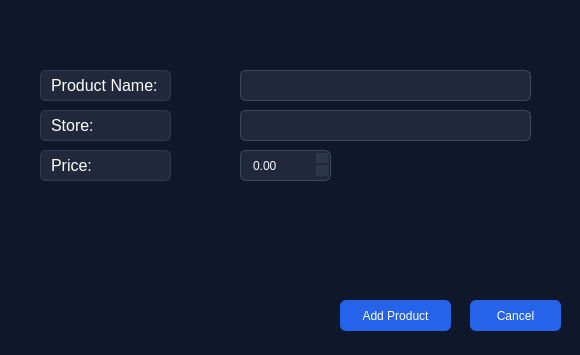
<?xml version="1.0" encoding="UTF-8"?>
<ui version="4.0">
 <class>Dialog</class>
 <widget class="QDialog" name="Dialog">
  <property name="geometry">
   <rect>
    <x>0</x>
    <y>0</y>
    <width>580</width>
    <height>355</height>
   </rect>
  </property>
  <property name="mouseTracking">
   <bool>false</bool>
  </property>
  <property name="windowTitle">
   <string>Dialog</string>
  </property>
  <property name="autoFillBackground">
   <bool>false</bool>
  </property>
  <property name="styleSheet">
   <string notr="true">QDialog {
    background-color: #0f172a;
   } 

QLabel {
    background-color: rgba(71, 85, 105, 0.3);
    border: 1px solid rgba(148, 163, 184, 0.2);
    border-radius: 6px;
    padding: 6px;
    color: white;
}

QPushButton {
    background-color: #2563eb;
    color: white;
    border: none;
    border-radius: 6px;
    padding: 8px 16px;
}

QPushButton:hover {
    background-color: #3b82f6;
}

QLineEdit {
    background-color: rgba(71, 85, 105, 0.3);
    border: 1px solid rgba(148, 163, 184, 0.3);
    border-radius: 6px;
    padding: 6px 10px;
    color: #f8fafc;
    selection-background-color: #2563eb;
}

QLineEdit:focus {
    border: 1px solid #3b82f6;
    background-color: rgba(71, 85, 105, 0.5);
}

QDoubleSpinBox {
    background-color: rgba(71, 85, 105, 0.3);
    border: 1px solid rgba(148, 163, 184, 0.3);
    border-radius: 6px;
    padding: 6px 10px;
    color: #f8fafc;
}

QDoubleSpinBox:focus {
    border: 1px solid #3b82f6;
    background-color: rgba(71, 85, 105, 0.5);
}</string>
  </property>
  <widget class="QPushButton" name="addButton">
   <property name="geometry">
    <rect>
     <x>340</x>
     <y>300</y>
     <width>111</width>
     <height>31</height>
    </rect>
   </property>
   <property name="text">
    <string>Add Product</string>
   </property>
  </widget>
  <widget class="QPushButton" name="cancelButton">
   <property name="geometry">
    <rect>
     <x>470</x>
     <y>300</y>
     <width>91</width>
     <height>31</height>
    </rect>
   </property>
   <property name="text">
    <string>Cancel</string>
   </property>
  </widget>
  <widget class="QLabel" name="nameLabel">
   <property name="geometry">
    <rect>
     <x>40</x>
     <y>70</y>
     <width>131</width>
     <height>31</height>
    </rect>
   </property>
   <property name="font">
    <font>
     <pointsize>12</pointsize>
    </font>
   </property>
   <property name="styleSheet">
    <string notr="true"/>
   </property>
   <property name="text">
    <string>Product Name:</string>
   </property>
   <property name="textFormat">
    <enum>Qt::TextFormat::AutoText</enum>
   </property>
  </widget>
  <widget class="QLabel" name="storeLabel">
   <property name="geometry">
    <rect>
     <x>40</x>
     <y>110</y>
     <width>131</width>
     <height>31</height>
    </rect>
   </property>
   <property name="font">
    <font>
     <pointsize>12</pointsize>
    </font>
   </property>
   <property name="styleSheet">
    <string notr="true"/>
   </property>
   <property name="text">
    <string>Store:</string>
   </property>
   <property name="textFormat">
    <enum>Qt::TextFormat::AutoText</enum>
   </property>
  </widget>
  <widget class="QLabel" name="priceLabel">
   <property name="geometry">
    <rect>
     <x>40</x>
     <y>150</y>
     <width>131</width>
     <height>31</height>
    </rect>
   </property>
   <property name="font">
    <font>
     <pointsize>12</pointsize>
    </font>
   </property>
   <property name="styleSheet">
    <string notr="true"/>
   </property>
   <property name="text">
    <string>Price:</string>
   </property>
   <property name="textFormat">
    <enum>Qt::TextFormat::AutoText</enum>
   </property>
  </widget>
  <widget class="QLineEdit" name="productLineEdit">
   <property name="geometry">
    <rect>
     <x>240</x>
     <y>70</y>
     <width>291</width>
     <height>31</height>
    </rect>
   </property>
  </widget>
  <widget class="QLineEdit" name="storeLineEdit">
   <property name="geometry">
    <rect>
     <x>240</x>
     <y>110</y>
     <width>291</width>
     <height>31</height>
    </rect>
   </property>
  </widget>
  <widget class="QDoubleSpinBox" name="priceSpinBox">
   <property name="geometry">
    <rect>
     <x>240</x>
     <y>150</y>
     <width>91</width>
     <height>31</height>
    </rect>
   </property>
  </widget>
 </widget>
 <resources/>
 <connections/>
</ui>
